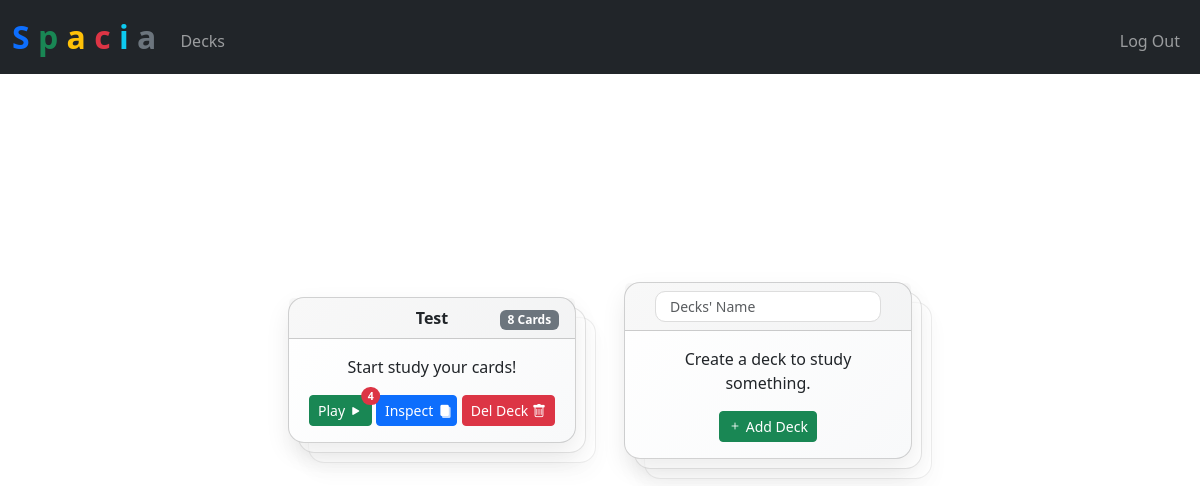
The app's page /decks (signed in) with its own data.
### tables this page shows
CREATE TABLE decks (
    id INTEGER PRIMARY KEY AUTOINCREMENT,
    user_id INTEGER NOT NULL,
    name TEXT NOT NULL,
    created_at DATETIME DEFAULT CURRENT_TIMESTAMP,

    FOREIGN KEY (user_id) REFERENCES users(id) ON DELETE CASCADE
);

### src/main.py (the view)
@app.route("/decks")  # type: ignore
def decks() -> str:
    decks = db.execute(  # type: ignore
        """SELECT
            d.id,
            d.name,

            COUNT(c.id) AS card_count,

            COUNT(
                CASE
                    WHEN c.due <= strftime('%s', 'now') THEN 1
                END
            ) AS num_play_cards

        FROM decks d
        LEFT JOIN cards c ON c.deck_id = d.id
        WHERE d.user_id = ?
        GROUP BY d.id, d.name""",
        session["user_id"],
    )
    return render_template("decks.html", decks=decks)

### src/main.py (called while the page is built)
@app.after_request
def after_request(response: Response) -> Response:
    response.headers["Cache-Control"] = "no-cache, no-store, must-revalidate"
    response.headers["Expires"] = 0
    response.headers["Pragma"] = "no-cache"
    return response

### src/templates/decks.html (shortened to what this page needs)
{% extends "layout.html" %}  {% block main %}
<ul
  id="deck-list"
  class="list-group list-group-clean list-group-horizontal d-flex flex-nowrap overflow-auto"
>
  {% for deck in decks %}
  <li
    data-id="{{ deck.id }}"
    class="list-group-item list-group-item-secondary flex-shrink-0 me-3"
  >
    <div class="deck-container">
      <div class="deck-wrapper">
        <div class="card flashcard text-dark bg-light">
          <div class="card-header">
            <div class="row align-items-center">
              <div class="col-4 text-center fw-semibold">{{ deck.name }}</div>
              <div class="col-4 text-end">
                <span class="badge bg-secondary ms-auto">
                  {{deck.card_count}} Cards
                </span>
              </div>
            </div>
          </div>
          <div class="card-body">
            <p class="card-text">Start study your cards!</p>
            <div class="d-grid gap-2 d-md-block">
              <a
                type="button"
                class="btn btn-sm btn-success position-relative"
                href="{{url_for('play', deck_id = deck.id)}}"
              >
                Play {% if deck.num_play_cards > 0 %}
                <span
                  class="position-absolute top-0 start-100 translate-middle badge rounded-pill bg-danger"
                >
                  {{deck.num_play_cards}}
                </span>
                {% endif %}
                <i class="bi bi-play-fill"></i>
              </a>
              <a
                type="button"
                class="btn btn-sm btn-primary d-inline-flex align-items-center"
                href="{{url_for('cards', deck_id = deck.id)}}"
              >
                Inspect
                <span class="icon-deck me-1">
                  <i class="bi bi-file-fill"></i>
                  <i class="bi bi-file-fill"></i>
                  <i class="bi bi-file-fill"></i>
                </span>
              </a>
              <button type="button" class="btn btn-sm btn-danger delete-deck">
                Del Deck
                <i class="bi bi-trash"></i>
              </button>
            </div>
          </div>
        </div>
      </div>
    </div>
  </li>
  {% endfor %}
  <li class="list-group-item list-group-item-secondary flex-shrink-0">
    <div class="deck-container">
      <div class="deck-wrapper">
        <div class="card flashcard text-dark bg-light">
          <div class="card-header">
            <input
              id="deck-name"
              autocomplete="off"
              autofocus
              class="form-control form-control-sm mx-auto w-auto"
              name="deck-name"
              placeholder="Decks' Name"
              type="text"
            />
          </div>
          <div class="card-body">
            <p class="card-text">Create a deck to study something.</p>
            <button id="add-deck" type="button" class="btn btn-sm btn-success">
              <i class="bi bi-plus"></i>
              Add Deck
            </button>
          </div>
        </div>
      </div>
    </div>
  </li>
</ul>
{% endblock %}

### src/static/styles.css (style rules this page uses)
.list-group { justify-content: center; }
.list-group-item { width: 20rem; }
.list-group-clean .list-group-item { background-color: transparent; border: none; }
.deck-container { min-height: 60vh; display: flex; align-items: center; justify-content: center; }
.deck-wrapper { position: relative; width: 100%; max-width: 26.25rem; }
.flashcard { position: relative; z-index: 2; border-radius: 1rem; background: linear-gradient(135deg, #ffffff, #f8f9fa); box-shadow: 0 10px 25px rgba(0, 0, 0, 0.08); transition: transform 0.2s ease, box-shadow 0.2s ease; }
.icon-deck { position: relative; display: inline-block; width: 0.8em; height: 0.8em; vertical-align: text-bottom; }
.icon-deck i { position: absolute; font-size: 0.8em; line-height: 0.8; color: currentColor; }
.icon-deck i:nth-child(1) { transform: translate(2px, 2px); opacity: 0.4; }
.icon-deck i:nth-child(2) { transform: translate(1.5px, 1.5px); opacity: 0.6; }
.form-control { border-radius: 10px; padding-left: 14px; border: 1px solid #ddd; }

### records on screen
decks: name "Test", card_count "8", num_play_cards "4"
